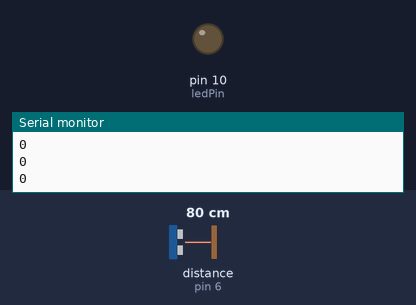
A sketch run on a simulated Arduino Uno, built with avr-gcc and run on an emulated ATmega328P. Shown: output pins drawn as LEDs (lit = HIGH), the last lines printed to the serial monitor. Wiring (inferred from the names in the program): ultrasonic range finder: trigger pin 5; echo pin 6. The test bench sets the inputs (shaded band); at power-on: distance to the obstacle (sensor on pin 6) 80 cm. The echo pulse lasts 58.3 µs per cm; pins used as bus, display or sensor lines are not drawn.

Above: at 1.2 s.
1.3 s: distance to the obstacle (sensor on pin 6) set to 10 cm
2.8 s: distance to the obstacle (sensor on pin 6) set to 7 cm
At 3.6 s:
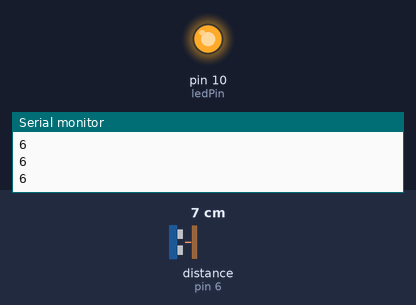
4.3 s: distance to the obstacle (sensor on pin 6) set to 9 cm
At 4.8 s:
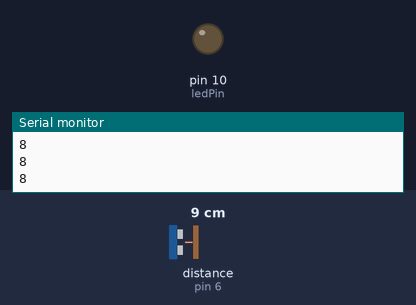
5.8 s: distance to the obstacle (sensor on pin 6) set to 2 cm
At 6.5 s:
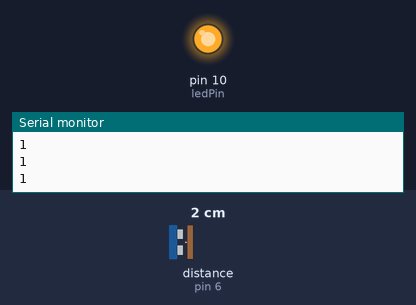
Timing chart, 0 to 8.3 s (numbered marks = the images above; inputs shaded):
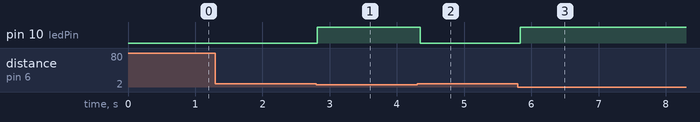

Measured:
- the behaviour switches between 9 and 8 cm on distance to the obstacle (sensor on pin 6) (found by bisection; images 0 and 1)
- after the input at 2.8 s, pin 10 (ledPin): LOW → HIGH at once
- after the input at 4.3 s, pin 10 (ledPin): HIGH → LOW after 0.05 s
- after the input at 5.8 s, pin 10 (ledPin): LOW → HIGH at once

The sketch:

proje_yakinlik.ino
```cpp
const int trigPin = 5, echoPin = 6;
long uzaklik;
long sure;
const int ledPin = 10;

int maximumRange = 50;
int minimumRange = 0;
void setup() {
  pinMode(trigPin, OUTPUT);
  pinMode(echoPin, INPUT);
  pinMode(ledPin, OUTPUT);
  Serial.begin(9600);
}
void loop() {
  int olcum = mesafe(maximumRange, minimumRange);
  Serial.println(olcum);
}

  int mesafe(int maxrange, int minrange)
{
  long sure, mesafe;

  digitalWrite(trigPin, LOW);
  delayMicroseconds(2);
  digitalWrite(trigPin, HIGH);
  delayMicroseconds(10);
  digitalWrite(trigPin, LOW);

  sure = pulseIn(echoPin, HIGH); //pulsın fonksiyonu ile pinin ne kadar süre ile high kaldığını ölçüyoruz.
  mesafe = sure / 2 / 29.1;
  if(mesafe <=7 && mesafe >= 1){
    digitalWrite(ledPin,HIGH);
  }
  else{
    digitalWrite(ledPin, LOW);
  }
  delay(50);

  if (mesafe >= maxrange || mesafe <= minrange)
    return 0;
  return mesafe;
}
```
